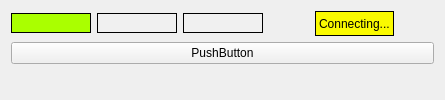
              <widget class="QWidget" name="PnI" native="true">
               <property name="sizePolicy">
                <sizepolicy hsizetype="Preferred" vsizetype="Expanding">
                 <horstretch>0</horstretch>
                 <verstretch>0</verstretch>
                </sizepolicy>
               </property>
               <property name="minimumSize">
                <size>
                 <width>0</width>
                 <height>0</height>
                </size>
               </property>
               <property name="palette">
                <palette>
                 <active>
                  <colorrole role="Highlight">
                   <brush brushstyle="SolidPattern">
                    <color alpha="255">
                     <red>0</red>
                     <green>120</green>
                     <blue>215</blue>
                    </color>
                   </brush>
                  </colorrole>
                 </active>
                 <inactive>
                  <colorrole role="Highlight">
                   <brush brushstyle="SolidPattern">
                    <color alpha="255">
                     <red>240</red>
                     <green>240</green>
                     <blue>240</blue>
                    </color>
                   </brush>
                  </colorrole>
                 </inactive>
                 <disabled>
                  <colorrole role="Highlight">
                   <brush brushstyle="SolidPattern">
                    <color alpha="255">
                     <red>0</red>
                     <green>120</green>
                     <blue>215</blue>
                    </color>
                   </brush>
                  </colorrole>
                 </disabled>
                </palette>
               </property>
               <property name="styleSheet">
                <string notr="true"/>
               </property>
               <layout class="QVBoxLayout" name="verticalLayout_8">
                <item>
                 <layout class="QHBoxLayout" name="horizontalLayout_4">
                  <item>
                   <widget class="QLabel" name="label_green">
                    <property name="minimumSize">
                     <size>
                      <width>80</width>
                      <height>20</height>
                     </size>
                    </property>
                    <property name="maximumSize">
                     <size>
                      <width>80</width>
                      <height>20</height>
                     </size>
                    </property>
                    <property name="styleSheet">
                     <string notr="true">background-color: rgb(170, 255, 0);
border: 1px solid black;</string>
                    </property>
                    <property name="text">
                     <string/>
                    </property>
                   </widget>
                  </item>
                  <item>
                   <widget class="QLabel" name="label_yellow">
                    <property name="minimumSize">
                     <size>
                      <width>80</width>
                      <height>20</height>
                     </size>
                    </property>
                    <property name="maximumSize">
                     <size>
                      <width>80</width>
                      <height>20</height>
                     </size>
                    </property>
                    <property name="styleSheet">
                     <string notr="true">background-color: rgb(240, 240, 240);
border: 1px solid black;</string>
                    </property>
                    <property name="text">
                     <string/>
                    </property>
                   </widget>
                  </item>
                  <item>
                   <widget class="QLabel" name="label_red">
                    <property name="minimumSize">
                     <size>
                      <width>80</width>
                      <height>20</height>
                     </size>
                    </property>
                    <property name="maximumSize">
                     <size>
                      <width>80</width>
                      <height>20</height>
                     </size>
                    </property>
                    <property name="styleSheet">
                     <string notr="true">background-color: rgb(240, 240, 240);
border: 1px solid black;</string>
                    </property>
                    <property name="text">
                     <string/>
                    </property>
                   </widget>
                  </item>
                  <item>
                   <widget class="QLabel" name="label_4">
                    <property name="minimumSize">
                     <size>
                      <width>40</width>
                      <height>20</height>
                     </size>
                    </property>
                    <property name="maximumSize">
                     <size>
                      <width>40</width>
                      <height>25</height>
                     </size>
                    </property>
                    <property name="text">
                     <string/>
                    </property>
                    <property name="scaledContents">
                     <bool>true</bool>
                    </property>
                    <property name="alignment">
                     <set>Qt::AlignCenter</set>
                    </property>
                   </widget>
                  </item>
                  <item>
                   <widget class="QLabel" name="label_plc_status">
                    <property name="minimumSize">
                     <size>
                      <width>0</width>
                      <height>25</height>
                     </size>
                    </property>
                    <property name="maximumSize">
                     <size>
                      <width>16777215</width>
                      <height>25</height>
                     </size>
                    </property>
                    <property name="styleSheet">
                     <string notr="true">background-color: rgb(250, 250, 0);
color: rgb(0, 0, 0);
border: 1px solid black;</string>
                    </property>
                    <property name="text">
                     <string>Connecting...</string>
                    </property>
                   </widget>
                  </item>
                  <item>
                   <spacer name="horizontalSpacer_11">
                    <property name="orientation">
                     <enum>Qt::Horizontal</enum>
                    </property>
                    <property name="sizeHint" stdset="0">
                     <size>
                      <width>40</width>
                      <height>20</height>
                     </size>
                    </property>
                   </spacer>
                  </item>
                 </layout>
                </item>
                <item>
                 <widget class="QPushButton" name="pushButton">
                  <property name="palette">
                   <palette>
                    <active>
                     <colorrole role="WindowText">
                      <brush brushstyle="SolidPattern">
                       <color alpha="255">
                        <red>0</red>
                        <green>0</green>
                        <blue>0</blue>
                       </color>
                      </brush>
                     </colorrole>
                     <colorrole role="Button">
                      <brush brushstyle="SolidPattern">
                       <color alpha="255">
                        <red>240</red>
                        <green>240</green>
                        <blue>240</blue>
                       </color>
                      </brush>
                     </colorrole>
                     <colorrole role="Light">
                      <brush brushstyle="SolidPattern">
                       <color alpha="255">
                        <red>255</red>
                        <green>255</green>
                        <blue>255</blue>
                       </color>
                      </brush>
                     </colorrole>
                     <colorrole role="Midlight">
                      <brush brushstyle="SolidPattern">
                       <color alpha="255">
                        <red>227</red>
                        <green>227</green>
                        <blue>227</blue>
                       </color>
                      </brush>
                     </colorrole>
                     <colorrole role="Dark">
                      <brush brushstyle="SolidPattern">
                       <color alpha="255">
                        <red>160</red>
                        <green>160</green>
                        <blue>160</blue>
                       </color>
                      </brush>
                     </colorrole>
                     <colorrole role="Mid">
                      <brush brushstyle="SolidPattern">
                       <color alpha="255">
                        <red>160</red>
                        <green>160</green>
                        <blue>160</blue>
                       </color>
                      </brush>
                     </colorrole>
                     <colorrole role="Text">
                      <brush brushstyle="SolidPattern">
                       <color alpha="255">
                        <red>0</red>
                        <green>0</green>
                        <blue>0</blue>
                       </color>
                      </brush>
                     </colorrole>
                     <colorrole role="BrightText">
                      <brush brushstyle="SolidPattern">
                       <color alpha="255">
                        <red>255</red>
                        <green>255</green>
                        <blue>255</blue>
                       </color>
                      </brush>
                     </colorrole>
                     <colorrole role="ButtonText">
                      <brush brushstyle="SolidPattern">
                       <color alpha="255">
                        <red>0</red>
                        <green>0</green>
                        <blue>0</blue>
                       </color>
                      </brush>
                     </colorrole>
                     <colorrole role="Base">
                      <brush brushstyle="SolidPattern">
                       <color alpha="255">
                        <red>255</red>
                        <green>255</green>
                        <blue>255</blue>
                       </color>
                      </brush>
                     </colorrole>
                     <colorrole role="Window">
                      <brush brushstyle="SolidPattern">
                       <color alpha="255">
                        <red>240</red>
                        <green>240</green>
                        <blue>240</blue>
                       </color>
                      </brush>
                     </colorrole>
                     <colorrole role="Shadow">
                      <brush brushstyle="SolidPattern">
                       <color alpha="255">
                        <red>105</red>
                        <green>105</green>
                        <blue>105</blue>
                       </color>
                      </brush>
                     </colorrole>
                     <colorrole role="Highlight">
                      <brush brushstyle="SolidPattern">
                       <color alpha="255">
                        <red>0</red>
                        <green>120</green>
                        <blue>215</blue>
                       </color>
                      </brush>
                     </colorrole>
                     <colorrole role="HighlightedText">
                      <brush brushstyle="SolidPattern">
                       <color alpha="255">
                        <red>255</red>
                        <green>255</green>
                        <blue>255</blue>
                       </color>
                      </brush>
                     </colorrole>
                     <colorrole role="Link">
                      <brush brushstyle="SolidPattern">
                       <color alpha="255">
                        <red>0</red>
                        <green>0</green>
                        <blue>255</blue>
                       </color>
                      </brush>
                     </colorrole>
                     <colorrole role="LinkVisited">
                      <brush brushstyle="SolidPattern">
                       <color alpha="255">
                        <red>255</red>
                        <green>0</green>
                        <blue>255</blue>
                       </color>
                      </brush>
                     </colorrole>
                     <colorrole role="AlternateBase">
                      <brush brushstyle="SolidPattern">
                       <color alpha="255">
                        <red>245</red>
                        <green>245</green>
                        <blue>245</blue>
                       </color>
                      </brush>
                     </colorrole>
                     <colorrole role="NoRole">
                      <brush brushstyle="SolidPattern">
                       <color alpha="255">
                        <red>0</red>
                        <green>0</green>
                        <blue>0</blue>
                       </color>
                      </brush>
                     </colorrole>
                     <colorrole role="ToolTipBase">
                      <brush brushstyle="SolidPattern">
                       <color alpha="255">
                        <red>255</red>
                        <green>255</green>
                        <blue>220</blue>
                       </color>
                      </brush>
                     </colorrole>
                     <colorrole role="ToolTipText">
                      <brush brushstyle="SolidPattern">
                       <color alpha="255">
                        <red>0</red>
                        <green>0</green>
                        <blue>0</blue>
                       </color>
                      </brush>
                     </colorrole>
                     <colorrole role="PlaceholderText">
                      <brush brushstyle="SolidPattern">
                       <color alpha="128">
                        <red>0</red>
                        <green>0</green>
                        <blue>0</blue>
                       </color>
                      </brush>
                     </colorrole>
                    </active>
                    <inactive>
                     <colorrole role="WindowText">
                      <brush brushstyle="SolidPattern">
                       <color alpha="255">
                        <red>0</red>
                        <green>0</green>
                        <blue>0</blue>
                       </color>
                      </brush>
                     </colorrole>
                     <colorrole role="Button">
                      <brush brushstyle="SolidPattern">
                       <color alpha="255">
                        <red>240</red>
                        <green>240</green>
                        <blue>240</blue>
                       </color>
                      </brush>
                     </colorrole>
                     <colorrole role="Light">
                      <brush brushstyle="SolidPattern">
                       <color alpha="255">
                        <red>255</red>
                        <green>255</green>
                        <blue>255</blue>
                       </color>
                      </brush>
                     </colorrole>
                     <colorrole role="Midlight">
                      <brush brushstyle="SolidPattern">
                       <color alpha="255">
                        <red>227</red>
                        <green>227</green>
                        <blue>227</blue>
                       </color>
                      </brush>
                     </colorrole>
                     <colorrole role="Dark">
                      <brush brushstyle="SolidPattern">
                       <color alpha="255">
                        <red>160</red>
                        <green>160</green>
                        <blue>160</blue>
                       </color>
                      </brush>
                     </colorrole>
                     <colorrole role="Mid">
                      <brush brushstyle="SolidPattern">
                       <color alpha="255">
                        <red>160</red>
                        <green>160</green>
                        <blue>160</blue>
                       </color>
                      </brush>
                     </colorrole>
                     <colorrole role="Text">
                      <brush brushstyle="SolidPattern">
                       <color alpha="255">
                        <red>0</red>
                        <green>0</green>
                        <blue>0</blue>
                       </color>
                      </brush>
                     </colorrole>
                     <colorrole role="BrightText">
                      <brush brushstyle="SolidPattern">
                       <color alpha="255">
                        <red>255</red>
                        <green>255</green>
                        <blue>255</blue>
                       </color>
                      </brush>
                     </colorrole>
                     <colorrole role="ButtonText">
                      <brush brushstyle="SolidPattern">
                       <color alpha="255">
                        <red>0</red>
                        <green>0</green>
                        <blue>0</blue>
                       </color>
                      </brush>
                     </colorrole>
                     <colorrole role="Base">
                      <brush brushstyle="SolidPattern">
                       <color alpha="255">
                        <red>255</red>
                        <green>255</green>
                        <blue>255</blue>
                       </color>
                      </brush>
                     </colorrole>
                     <colorrole role="Window">
                      <brush brushstyle="SolidPattern">
                       <color alpha="255">
                        <red>240</red>
                        <green>240</green>
                        <blue>240</blue>
                       </color>
                      </brush>
                     </colorrole>
                     <colorrole role="Shadow">
                      <brush brushstyle="SolidPattern">
                       <color alpha="255">
                        <red>105</red>
                        <green>105</green>
                        <blue>105</blue>
                       </color>
                      </brush>
                     </colorrole>
                     <colorrole role="Highlight">
                      <brush brushstyle="SolidPattern">
                       <color alpha="255">
                        <red>240</red>
                        <green>240</green>
                        <blue>240</blue>
                       </color>
                      </brush>
                     </colorrole>
                     <colorrole role="HighlightedText">
                      <brush brushstyle="SolidPattern">
                       <color alpha="255">
                        <red>0</red>
                        <green>0</green>
                        <blue>0</blue>
                       </color>
                      </brush>
                     </colorrole>
                     <colorrole role="Link">
                      <brush brushstyle="SolidPattern">
                       <color alpha="255">
                        <red>0</red>
                        <green>0</green>
                        <blue>255</blue>
                       </color>
                      </brush>
                     </colorrole>
                     <colorrole role="LinkVisited">
                      <brush brushstyle="SolidPattern">
                       <color alpha="255">
                        <red>255</red>
                        <green>0</green>
                        <blue>255</blue>
                       </color>
                      </brush>
                     </colorrole>
                     <colorrole role="AlternateBase">
                      <brush brushstyle="SolidPattern">
                       <color alpha="255">
                        <red>245</red>
                        <green>245</green>
                        <blue>245</blue>
                       </color>
                      </brush>
                     </colorrole>
                     <colorrole role="NoRole">
                      <brush brushstyle="NoBrush">
                       <color alpha="255">
                        <red>0</red>
                        <green>0</green>
                        <blue>0</blue>
                       </color>
                      </brush>
                     </colorrole>
                     <colorrole role="ToolTipBase">
                      <brush brushstyle="SolidPattern">
                       <color alpha="255">
                        <red>255</red>
                        <green>255</green>
                        <blue>220</blue>
                       </color>
                      </brush>
                     </colorrole>
                     <colorrole role="ToolTipText">
                      <brush brushstyle="SolidPattern">
                       <color alpha="255">
                        <red>0</red>
                        <green>0</green>
                        <blue>0</blue>
                       </color>
                      </brush>
                     </colorrole>
                     <colorrole role="PlaceholderText">
                      <brush brushstyle="SolidPattern">
                       <color alpha="128">
                        <red>0</red>
                        <green>0</green>
                        <blue>0</blue>
                       </color>
                      </brush>
                     </colorrole>
                    </inactive>
                    <disabled>
                     <colorrole role="WindowText">
                      <brush brushstyle="SolidPattern">
                       <color alpha="255">
                        <red>120</red>
                        <green>120</green>
                        <blue>120</blue>
                       </color>
                      </brush>
                     </colorrole>
                     <colorrole role="Button">
                      <brush brushstyle="SolidPattern">
                       <color alpha="255">
                        <red>240</red>
                        <green>240</green>
                        <blue>240</blue>
                       </color>
                      </brush>
                     </colorrole>
                     <colorrole role="Light">
                      <brush brushstyle="SolidPattern">
                       <color alpha="255">
                        <red>255</red>
                        <green>255</green>
                        <blue>255</blue>
                       </color>
                      </brush>
                     </colorrole>
                     <colorrole role="Midlight">
                      <brush brushstyle="SolidPattern">
                       <color alpha="255">
                        <red>247</red>
                        <green>247</green>
                        <blue>247</blue>
                       </color>
                      </brush>
                     </colorrole>
                     <colorrole role="Dark">
                      <brush brushstyle="SolidPattern">
                       <color alpha="255">
                        <red>160</red>
                        <green>160</green>
                        <blue>160</blue>
                       </color>
                      </brush>
                     </colorrole>
                     <colorrole role="Mid">
                      <brush brushstyle="SolidPattern">
                       <color alpha="255">
                        <red>160</red>
                        <green>160</green>
                        <blue>160</blue>
                       </color>
                      </brush>
                     </colorrole>
                     <colorrole role="Text">
                      <brush brushstyle="SolidPattern">
                       <color alpha="255">
                        <red>120</red>
                        <green>120</green>
                        <blue>120</blue>
                       </color>
                      </brush>
                     </colorrole>
                     <colorrole role="BrightText">
                      <brush brushstyle="SolidPattern">
                       <color alpha="255">
                        <red>255</red>
                        <green>255</green>
                        <blue>255</blue>
                       </color>
                      </brush>
                     </colorrole>
                     <colorrole role="ButtonText">
                      <brush brushstyle="SolidPattern">
                       <color alpha="255">
                        <red>120</red>
                        <green>120</green>
                        <blue>120</blue>
                       </color>
                      </brush>
                     </colorrole>
                     <colorrole role="Base">
                      <brush brushstyle="SolidPattern">
                       <color alpha="255">
                        <red>240</red>
                        <green>240</green>
                        <blue>240</blue>
                       </color>
                      </brush>
                     </colorrole>
                     <colorrole role="Window">
                      <brush brushstyle="SolidPattern">
                       <color alpha="255">
                        <red>240</red>
                        <green>240</green>
                        <blue>240</blue>
                       </color>
                      </brush>
                     </colorrole>
                     <colorrole role="Shadow">
                      <brush brushstyle="SolidPattern">
                       <color alpha="255">
                        <red>0</red>
                        <green>0</green>
                        <blue>0</blue>
                       </color>
                      </brush>
                     </colorrole>
                     <colorrole role="Highlight">
                      <brush brushstyle="SolidPattern">
                       <color alpha="255">
                        <red>0</red>
                        <green>120</green>
                        <blue>215</blue>
                       </color>
                      </brush>
                     </colorrole>
                     <colorrole role="HighlightedText">
                      <brush brushstyle="SolidPattern">
                       <color alpha="255">
                        <red>255</red>
                        <green>255</green>
                        <blue>255</blue>
                       </color>
                      </brush>
                     </colorrole>
                     <colorrole role="Link">
                      <brush brushstyle="SolidPattern">
                       <color alpha="255">
                        <red>0</red>
                        <green>0</green>
                        <blue>255</blue>
                       </color>
                      </brush>
                     </colorrole>
                     <colorrole role="LinkVisited">
                      <brush brushstyle="SolidPattern">
                       <color alpha="255">
                        <red>255</red>
                        <green>0</green>
                        <blue>255</blue>
                       </color>
                      </brush>
                     </colorrole>
                     <colorrole role="AlternateBase">
                      <brush brushstyle="SolidPattern">
                       <color alpha="255">
                        <red>245</red>
                        <green>245</green>
                        <blue>245</blue>
                       </color>
                      </brush>
                     </colorrole>
                     <colorrole role="NoRole">
                      <brush brushstyle="NoBrush">
                       <color alpha="255">
                        <red>0</red>
                        <green>0</green>
                        <blue>0</blue>
                       </color>
                      </brush>
                     </colorrole>
                     <colorrole role="ToolTipBase">
                      <brush brushstyle="SolidPattern">
                       <color alpha="255">
                        <red>255</red>
                        <green>255</green>
                        <blue>220</blue>
                       </color>
                      </brush>
                     </colorrole>
                     <colorrole role="ToolTipText">
                      <brush brushstyle="SolidPattern">
                       <color alpha="255">
                        <red>0</red>
                        <green>0</green>
                        <blue>0</blue>
                       </color>
                      </brush>
                     </colorrole>
                     <colorrole role="PlaceholderText">
                      <brush brushstyle="SolidPattern">
                       <color alpha="128">
                        <red>0</red>
                        <green>0</green>
                        <blue>0</blue>
                       </color>
                      </brush>
                     </colorrole>
                    </disabled>
                   </palette>
                  </property>
                  <property name="text">
                   <string>PushButton</string>
                  </property>
                 </widget>
                </item>
                <item>
                 <widget class="QLabel" name="label_PnI">
                  <property name="sizePolicy">
                   <sizepolicy hsizetype="Preferred" vsizetype="Expanding">
                    <horstretch>0</horstretch>
                    <verstretch>0</verstretch>
                   </sizepolicy>
                  </property>
                  <property name="text">
                   <string/>
                  </property>
                  <property name="alignment">
                   <set>Qt::AlignLeading|Qt::AlignLeft|Qt::AlignVCenter</set>
                  </property>
                 </widget>
                </item>
               </layout>
              </widget>
